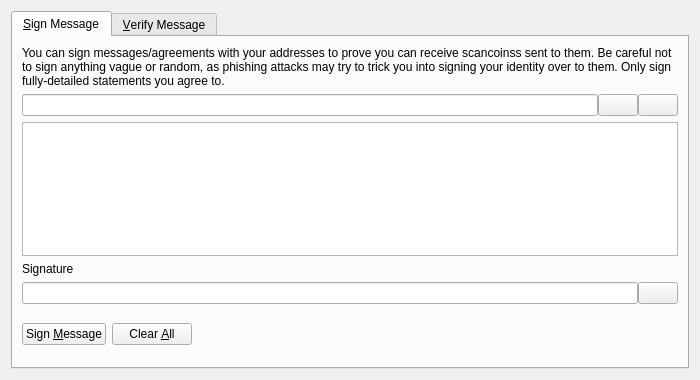
<?xml version="1.0" encoding="UTF-8"?>
<ui version="4.0">
 <class>SignVerifyMessageDialog</class>
 <widget class="QDialog" name="SignVerifyMessageDialog">
  <property name="geometry">
   <rect>
    <x>0</x>
    <y>0</y>
    <width>700</width>
    <height>380</height>
   </rect>
  </property>
  <property name="windowTitle">
   <string>Signatures - Sign / Verify a Message</string>
  </property>
  <property name="modal">
   <bool>true</bool>
  </property>
  <layout class="QVBoxLayout" name="verticalLayout">
   <item>
    <widget class="QTabWidget" name="tabWidget">
     <property name="currentIndex">
      <number>0</number>
     </property>
     <widget class="QWidget" name="tabSignMessage">
      <attribute name="title">
       <string>&amp;Sign Message</string>
      </attribute>
      <layout class="QVBoxLayout" name="verticalLayout_SM">
       <item>
        <widget class="QLabel" name="infoLabel_SM">
         <property name="text">
          <string>You can sign messages/agreements with your addresses to prove you can receive scancoinss sent to them. Be careful not to sign anything vague or random, as phishing attacks may try to trick you into signing your identity over to them. Only sign fully-detailed statements you agree to.</string>
         </property>
         <property name="textFormat">
          <enum>Qt::PlainText</enum>
         </property>
         <property name="wordWrap">
          <bool>true</bool>
         </property>
        </widget>
       </item>
       <item>
        <layout class="QHBoxLayout" name="horizontalLayout_1_SM">
         <property name="spacing">
          <number>0</number>
         </property>
         <item>
          <widget class="QValidatedLineEdit" name="addressIn_SM">
           <property name="toolTip">
            <string>The scancoins address to sign the message with</string>
           </property>
          </widget>
         </item>
         <item>
          <widget class="QPushButton" name="addressBookButton_SM">
           <property name="toolTip">
            <string>Choose previously used address</string>
           </property>
           <property name="text">
            <string/>
           </property>
           <property name="icon">
            <iconset resource="../bitcoin.qrc">
             <normaloff>:/icons/address-book</normaloff>:/icons/address-book</iconset>
           </property>
           <property name="shortcut">
            <string>Alt+A</string>
           </property>
           <property name="autoDefault">
            <bool>false</bool>
           </property>
          </widget>
         </item>
         <item>
          <widget class="QPushButton" name="pasteButton_SM">
           <property name="toolTip">
            <string>Paste address from clipboard</string>
           </property>
           <property name="text">
            <string/>
           </property>
           <property name="icon">
            <iconset resource="../bitcoin.qrc">
             <normaloff>:/icons/editpaste</normaloff>:/icons/editpaste</iconset>
           </property>
           <property name="shortcut">
            <string>Alt+P</string>
           </property>
           <property name="autoDefault">
            <bool>false</bool>
           </property>
          </widget>
         </item>
        </layout>
       </item>
       <item>
        <widget class="QPlainTextEdit" name="messageIn_SM">
         <property name="toolTip">
          <string>Enter the message you want to sign here</string>
         </property>
        </widget>
       </item>
       <item>
        <widget class="QLabel" name="signatureLabel_SM">
         <property name="text">
          <string>Signature</string>
         </property>
         <property name="textFormat">
          <enum>Qt::PlainText</enum>
         </property>
        </widget>
       </item>
       <item>
        <layout class="QHBoxLayout" name="horizontalLayout_2_SM">
         <property name="spacing">
          <number>0</number>
         </property>
         <item>
          <widget class="QLineEdit" name="signatureOut_SM">
           <property name="font">
            <font>
             <italic>true</italic>
            </font>
           </property>
           <property name="readOnly">
            <bool>true</bool>
           </property>
          </widget>
         </item>
         <item>
          <widget class="QPushButton" name="copySignatureButton_SM">
           <property name="toolTip">
            <string>Copy the current signature to the system clipboard</string>
           </property>
           <property name="text">
            <string/>
           </property>
           <property name="icon">
            <iconset resource="../bitcoin.qrc">
             <normaloff>:/icons/editcopy</normaloff>:/icons/editcopy</iconset>
           </property>
           <property name="autoDefault">
            <bool>false</bool>
           </property>
          </widget>
         </item>
        </layout>
       </item>
       <item>
        <layout class="QHBoxLayout" name="horizontalLayout_3_SM">
         <item>
          <widget class="QPushButton" name="signMessageButton_SM">
           <property name="toolTip">
            <string>Sign the message to prove you own this scancoins address</string>
           </property>
           <property name="text">
            <string>Sign &amp;Message</string>
           </property>
           <property name="icon">
            <iconset resource="../bitcoin.qrc">
             <normaloff>:/icons/edit</normaloff>:/icons/edit</iconset>
           </property>
           <property name="autoDefault">
            <bool>false</bool>
           </property>
          </widget>
         </item>
         <item>
          <widget class="QPushButton" name="clearButton_SM">
           <property name="toolTip">
            <string>Reset all sign message fields</string>
           </property>
           <property name="text">
            <string>Clear &amp;All</string>
           </property>
           <property name="icon">
            <iconset resource="../bitcoin.qrc">
             <normaloff>:/icons/remove</normaloff>:/icons/remove</iconset>
           </property>
           <property name="autoDefault">
            <bool>false</bool>
           </property>
          </widget>
         </item>
         <item>
          <spacer name="horizontalSpacer_1_SM">
           <property name="orientation">
            <enum>Qt::Horizontal</enum>
           </property>
           <property name="sizeHint" stdset="0">
            <size>
             <width>40</width>
             <height>48</height>
            </size>
           </property>
          </spacer>
         </item>
         <item>
          <widget class="QLabel" name="statusLabel_SM">
           <property name="font">
            <font>
             <weight>75</weight>
             <bold>true</bold>
            </font>
           </property>
           <property name="text">
            <string/>
           </property>
           <property name="wordWrap">
            <bool>true</bool>
           </property>
          </widget>
         </item>
         <item>
          <spacer name="horizontalSpacer_2_SM">
           <property name="orientation">
            <enum>Qt::Horizontal</enum>
           </property>
           <property name="sizeHint" stdset="0">
            <size>
             <width>40</width>
             <height>48</height>
            </size>
           </property>
          </spacer>
         </item>
        </layout>
       </item>
      </layout>
     </widget>
     <widget class="QWidget" name="tabVerifyMessage">
      <attribute name="title">
       <string>&amp;Verify Message</string>
      </attribute>
      <layout class="QVBoxLayout" name="verticalLayout_VM">
       <item>
        <widget class="QLabel" name="infoLabel_VM">
         <property name="text">
          <string>Enter the receiver's address, message (ensure you copy line breaks, spaces, tabs, etc. exactly) and signature below to verify the message. Be careful not to read more into the signature than what is in the signed message itself, to avoid being tricked by a man-in-the-middle attack. Note that this only proves the signing party receives with the address, it cannot prove sendership of any transaction!</string>
         </property>
         <property name="textFormat">
          <enum>Qt::PlainText</enum>
         </property>
         <property name="alignment">
          <set>Qt::AlignLeading|Qt::AlignLeft|Qt::AlignTop</set>
         </property>
         <property name="wordWrap">
          <bool>true</bool>
         </property>
        </widget>
       </item>
       <item>
        <layout class="QHBoxLayout" name="horizontalLayout_1_VM">
         <property name="spacing">
          <number>0</number>
         </property>
         <item>
          <widget class="QValidatedLineEdit" name="addressIn_VM">
           <property name="toolTip">
            <string>The scancoins address the message was signed with</string>
           </property>
          </widget>
         </item>
         <item>
          <widget class="QPushButton" name="addressBookButton_VM">
           <property name="toolTip">
            <string>Choose previously used address</string>
           </property>
           <property name="text">
            <string/>
           </property>
           <property name="icon">
            <iconset resource="../bitcoin.qrc">
             <normaloff>:/icons/address-book</normaloff>:/icons/address-book</iconset>
           </property>
           <property name="shortcut">
            <string>Alt+A</string>
           </property>
           <property name="autoDefault">
            <bool>false</bool>
           </property>
          </widget>
         </item>
        </layout>
       </item>
       <item>
        <widget class="QPlainTextEdit" name="messageIn_VM"/>
       </item>
       <item>
        <widget class="QValidatedLineEdit" name="signatureIn_VM"/>
       </item>
       <item>
        <layout class="QHBoxLayout" name="horizontalLayout_2_VM">
         <item>
          <widget class="QPushButton" name="verifyMessageButton_VM">
           <property name="toolTip">
            <string>Verify the message to ensure it was signed with the specified scancoins address</string>
           </property>
           <property name="text">
            <string>Verify &amp;Message</string>
           </property>
           <property name="icon">
            <iconset resource="../bitcoin.qrc">
             <normaloff>:/icons/transaction_0</normaloff>:/icons/transaction_0</iconset>
           </property>
           <property name="autoDefault">
            <bool>false</bool>
           </property>
          </widget>
         </item>
         <item>
          <widget class="QPushButton" name="clearButton_VM">
           <property name="toolTip">
            <string>Reset all verify message fields</string>
           </property>
           <property name="text">
            <string>Clear &amp;All</string>
           </property>
           <property name="icon">
            <iconset resource="../bitcoin.qrc">
             <normaloff>:/icons/remove</normaloff>:/icons/remove</iconset>
           </property>
           <property name="autoDefault">
            <bool>false</bool>
           </property>
          </widget>
         </item>
         <item>
          <spacer name="horizontalSpacer_1_VM">
           <property name="orientation">
            <enum>Qt::Horizontal</enum>
           </property>
           <property name="sizeHint" stdset="0">
            <size>
             <width>40</width>
             <height>48</height>
            </size>
           </property>
          </spacer>
         </item>
         <item>
          <widget class="QLabel" name="statusLabel_VM">
           <property name="font">
            <font>
             <weight>75</weight>
             <bold>true</bold>
            </font>
           </property>
           <property name="text">
            <string/>
           </property>
           <property name="wordWrap">
            <bool>true</bool>
           </property>
          </widget>
         </item>
         <item>
          <spacer name="horizontalSpacer_2_VM">
           <property name="orientation">
            <enum>Qt::Horizontal</enum>
           </property>
           <property name="sizeHint" stdset="0">
            <size>
             <width>40</width>
             <height>48</height>
            </size>
           </property>
          </spacer>
         </item>
        </layout>
       </item>
      </layout>
     </widget>
    </widget>
   </item>
  </layout>
 </widget>
 <customwidgets>
  <customwidget>
   <class>QValidatedLineEdit</class>
   <extends>QLineEdit</extends>
   <header>qt/qvalidatedlineedit.h</header>
  </customwidget>
 </customwidgets>
 <resources>
  <include location="../bitcoin.qrc"/>
 </resources>
 <connections/>
</ui>
